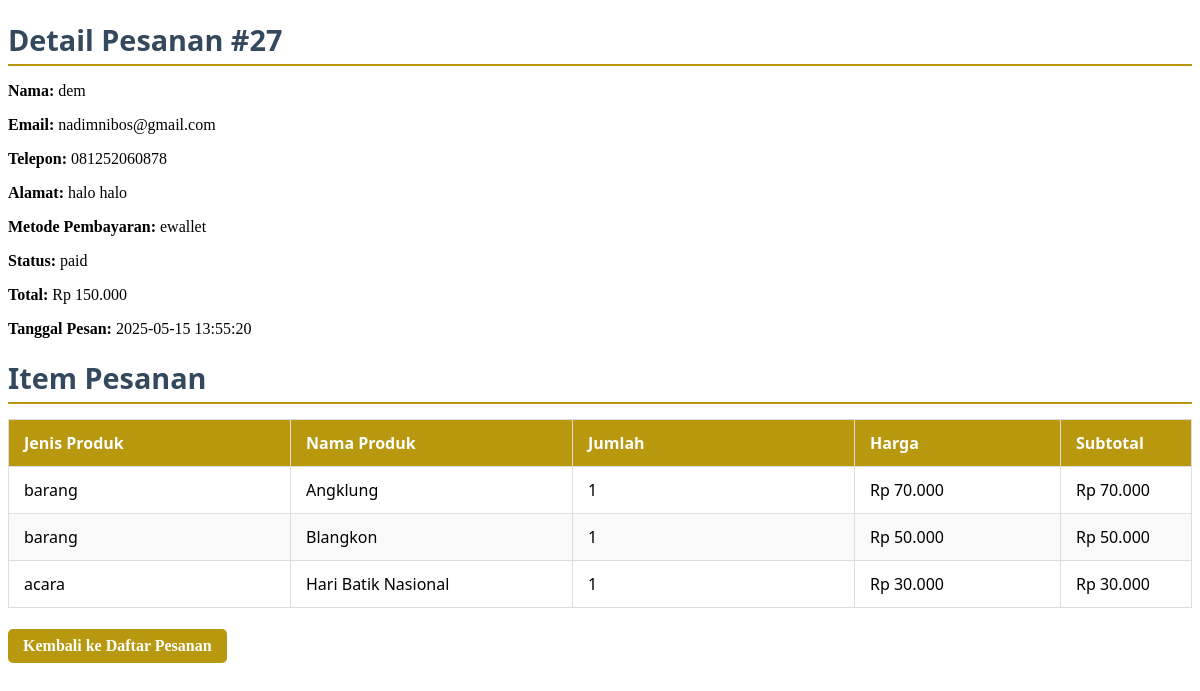
/admin/order_details.php?id=27, run on the app's committed database.
### tables this page shows
CREATE TABLE `orders` (
  `id` int(11) NOT NULL,
  `user_id` int(11) DEFAULT NULL,
  `name` varchar(255) NOT NULL,
  `email` varchar(255) NOT NULL,
  `phone` varchar(50) NOT NULL,
  `address` text NOT NULL,
  `payment_method` varchar(100) NOT NULL,
  `total_amount` decimal(10,2) NOT NULL,
  `status` varchar(50) DEFAULT 'pending',
  `created_at` datetime DEFAULT current_timestamp(),
  `updated_at` datetime DEFAULT current_timestamp() ON UPDATE current_timestamp(),
  `payment_proof` varchar(255) DEFAULT NULL
);

CREATE TABLE `order_items` (
  `id` int(11) NOT NULL,
  `order_id` int(11) NOT NULL,
  `product_type` varchar(50) NOT NULL,
  `product_id` int(11) NOT NULL,
  `product_name` varchar(255) NOT NULL,
  `quantity` int(11) NOT NULL,
  `price` decimal(10,2) NOT NULL,
  `subtotal` decimal(10,2) NOT NULL
);

### admin/order_details.php (the view, shortened to what this page needs)
<?php
include 'config.php';
$order_id = intval($_GET['id'] ?? 0);
$orderQuery = "SELECT * FROM orders WHERE id = $order_id LIMIT 1";
$orderResult = mysqli_query($conn, $orderQuery);
$order = mysqli_fetch_assoc($orderResult);
$itemsQuery = "SELECT * FROM order_items WHERE order_id = $order_id";
$itemsResult = mysqli_query($conn, $itemsQuery);
?>
<!DOCTYPE html>
<html lang="id">
<head>
    <link rel="stylesheet" href="/MY_NUSANTARA/css/adminfix.css" />
</head>
<body>
    <h1 class="admin-subtitle">Detail Pesanan #<?php echo $order_id; ?></h1>
    <p><strong>Nama:</strong> <?php echo htmlspecialchars($order['name']); ?></p>
    <p><strong>Email:</strong> <?php echo htmlspecialchars($order['email']); ?></p>
    <p><strong>Telepon:</strong> <?php echo htmlspecialchars($order['phone']); ?></p>
    <p><strong>Alamat:</strong> <?php echo nl2br(htmlspecialchars($order['address'])); ?></p>
    <p><strong>Metode Pembayaran:</strong> <?php echo htmlspecialchars($order['payment_method']); ?></p>
    <p><strong>Status:</strong> <?php echo htmlspecialchars($order['status']); ?></p>
    <p><strong>Total:</strong> Rp <?php echo number_format($order['total_amount'], 0, ",", "."); ?></p>
    <p><strong>Tanggal Pesan:</strong> <?php echo htmlspecialchars($order['created_at']); ?></p>
    <h2 class="admin-subtitle">Item Pesanan</h2>
    <table class="admin-table">
        <thead>
            <tr>
                <th>Jenis Produk</th>
                <th>Nama Produk</th>
                <th>Jumlah</th>
                <th>Harga</th>
                <th>Subtotal</th>
            </tr>
        </thead>
        <tbody>
            <?php if ($itemsResult && mysqli_num_rows($itemsResult) > 0): ?>
                <?php while ($item = mysqli_fetch_assoc($itemsResult)): ?>
                    <tr>
                        <td><?php echo htmlspecialchars($item['product_type']); ?></td>
                        <td><?php echo htmlspecialchars($item['product_name']); ?></td>
                        <td><?php echo $item['quantity']; ?></td>
                        <td>Rp <?php echo number_format($item['price'], 0, ",", "."); ?></td>
                        <td>Rp <?php echo number_format($item['subtotal'], 0, ",", "."); ?></td>
                    </tr>
                <?php endwhile; ?>
            <?php else: ?>
                <tr><td colspan="5">Tidak ada item dalam pesanan ini.</td></tr>
            <?php endif; ?>
        </tbody>
    </table>
    <p><a href="orders.php" class="admin-link">Kembali ke Daftar Pesanan</a></p>
</body>
</html>

### css/adminfix.css (style rules this page uses)
.admin-subtitle { font-family: 'Segoe UI', Tahoma, Geneva, Verdana, sans-serif; font-size: 1.8rem; color: #34495e; margin: 20px 0 10px 0; border-bottom: 2px solid #b7980f; padding-bottom: 5px; }
.admin-link { display: inline-block; text-decoration: none; color: #fff; background-color: #b7980f; padding: 8px 15px; border-radius: 5px; font-weight: 600; transition: background-color 0.3s ease; margin: 5px 0; }
.admin-table { width: 100%; table-layout: fixed; border-collapse: collapse; margin-top: 15px; font-family: 'Segoe UI', Tahoma, Geneva, Verdana, sans-serif; }
.admin-table th, .admin-table td { border: 1px solid #ddd; padding: 12px 15px; text-align: left; }
.admin-table tr:nth-child(even) { background-color: #f2f2f2; }
.admin-table { width: 100%; border-collapse: collapse; margin-top: 15px; font-family: 'Segoe UI', Tahoma, Geneva, Verdana, sans-serif; }
.admin-table thead tr { background-color: #b7980f; color: white; font-weight: 700; }
.admin-table tbody tr:nth-child(even) { background-color: #f9f9f9; }
.admin-table th:nth-child(4), .admin-table td:nth-child(4) { width: 175px; word-wrap: break-word; }
.admin-table th:nth-child(5), .admin-table td:nth-child(5) { width: 100px; }

### data on the page
orders: name "dem", email "nadimnibos@gmail.com", phone "081252060878", address "halo halo", payment_method "ewallet", status "paid", total_amount "150.000", created_at "2025-05-15 13:55:20"
order_items: product_type "barang", product_name "Angklung", quantity "1", price "70.000", subtotal "70.000"
order_items: product_type "barang", product_name "Blangkon", quantity "1", price "50.000", subtotal "50.000"
order_items: product_type "acara", product_name "Hari Batik Nasional", quantity "1", price "30.000", subtotal "30.000"

### other printed values
$order_id "27"
